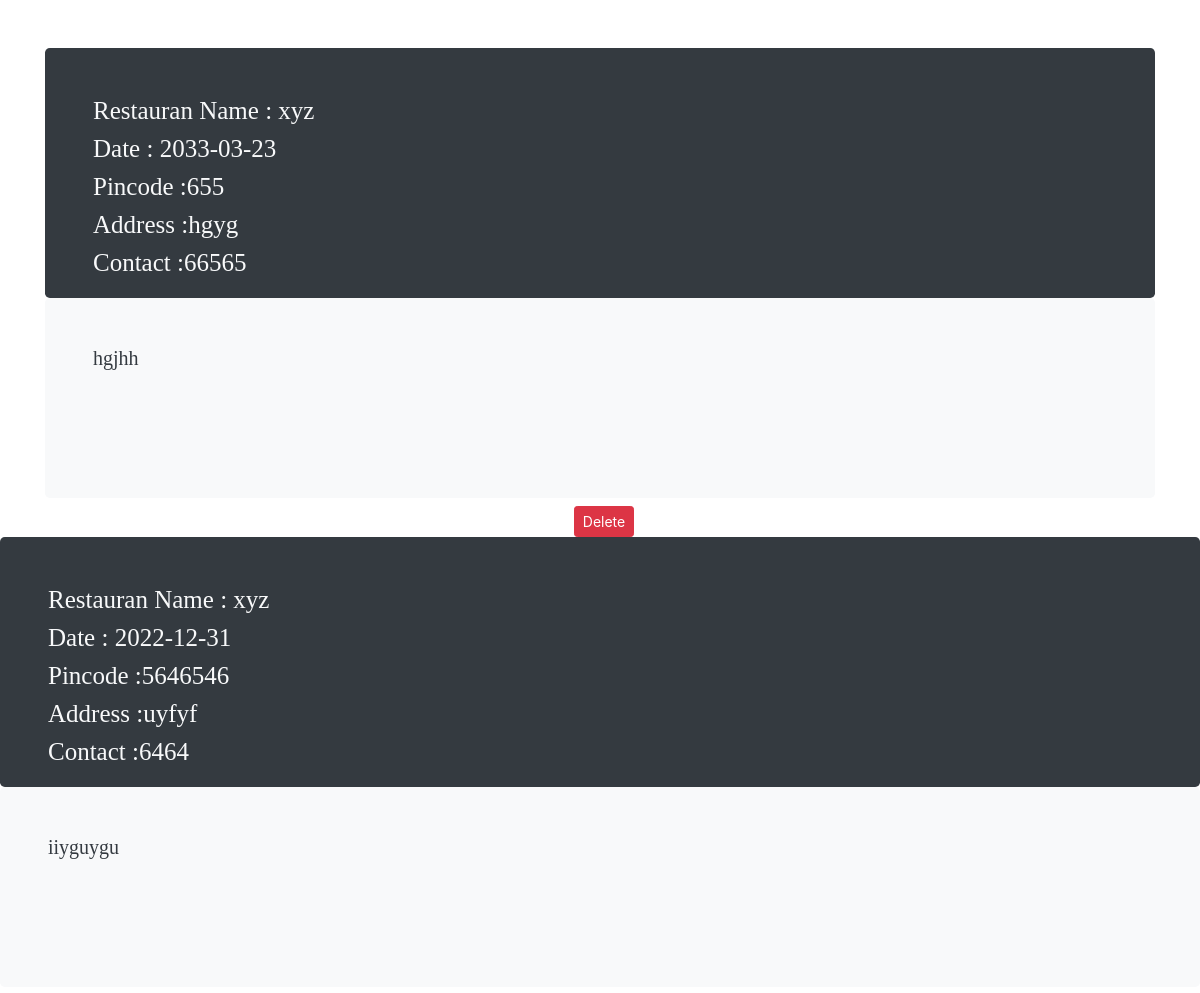
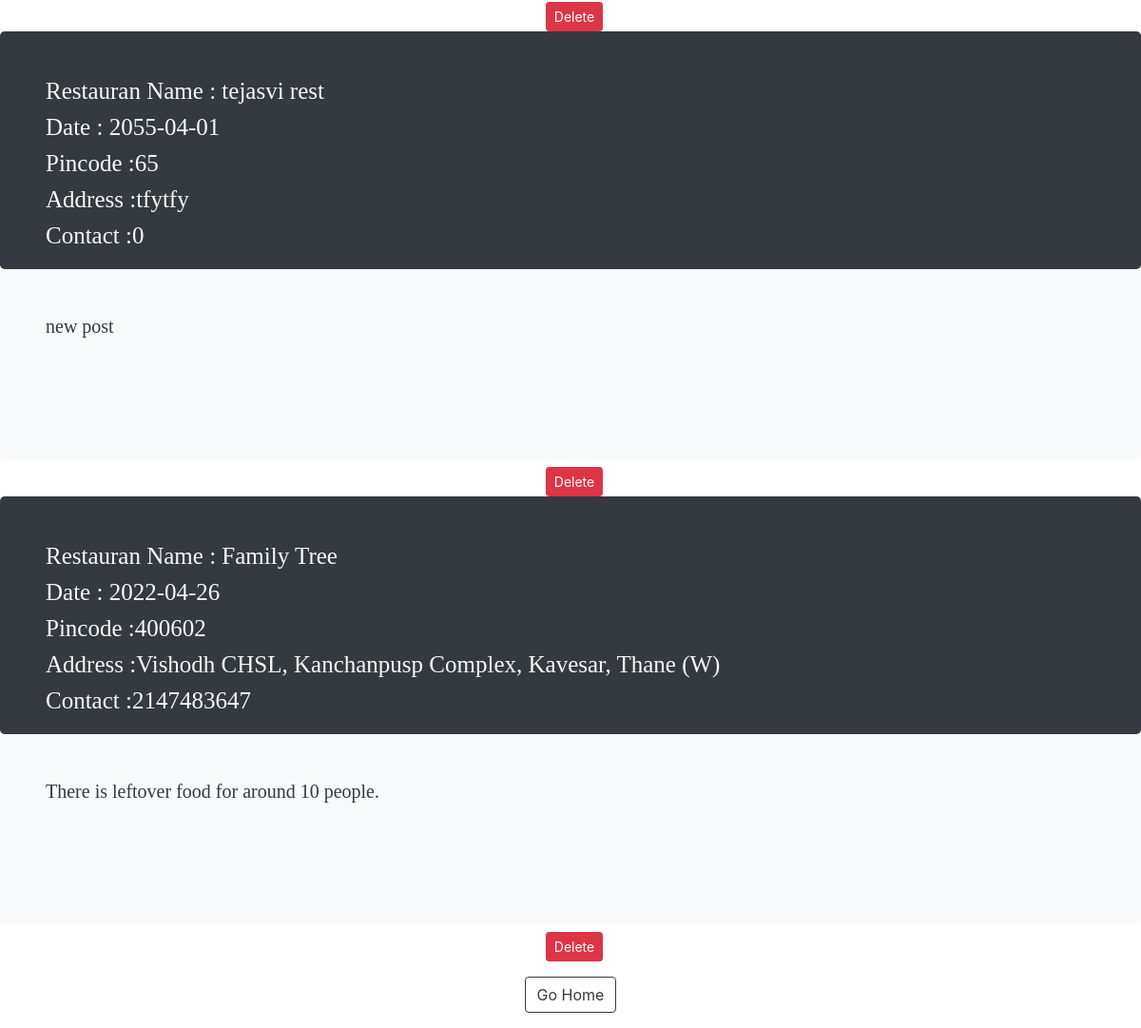
The page /view.php on the database its author committed (2 pictures, top to bottom).
### tables this page shows
CREATE TABLE `data` (
  `id` int(11) NOT NULL,
  `username` text NOT NULL,
  `restname` varchar(50) NOT NULL,
  `Dateofpost` date NOT NULL,
  `pincode` int(50) NOT NULL,
  `address` varchar(250) NOT NULL,
  `contact` int(50) NOT NULL,
  `post` longtext NOT NULL
);

### logic.php (called while the page is built, shortened)
<?php
    $conn = mysqli_connect("localhost:3308", "root", "", "foodpost");
    $sql = "SELECT * FROM data";
    $query = mysqli_query($conn, $sql);
?>

### view.php (the view, shortened to what this page needs)
<?php
    include "logic.php";
?>
<!DOCTYPE html>
<html lang="en">
<head>
    <link rel="stylesheet" href="https://stackpath.bootstrapcdn.com/bootstrap/4.5.2/css/bootstrap.min.css">
    <link rel="stylesheet" type="text/css" href="rest_post1.css">
</head>
<body>
   <div class="container mt-5 pot">
        <?php foreach($query as $q){?>
            <div class="pv bg-dark p-5 rounded-lg text-light text-center">
                <h1 class="restname">Restauran Name : <?php echo $q['restname'];?></h1>
                 <h1 class="dat">Date : <?php echo $q['Dateofpost'];?></h1>
                 <h1 class="pincode">Pincode :<?php echo $q['pincode'];?></h1>
                 <h1 class="address">Address :<?php echo $q['address'];?></h1>
                <h1 class="contact">Contact :<?php echo $q['contact'];?></h1>
            </div>
            <div class="pd bg-light p-5 rounded-lg text-dark text-center">
                                <h1 class="postdata"><?php echo $q['post'];?></h1>
            </div>
                <div class="d-flex mt-2 justify-content-center align-items-center">
                    <form method="POST">
                        <button class="btn btn-danger btn-sm ml-2" name="delete">Delete</button>
                    </form>
                </div>
            </div>
        <?php } ?>
        <div class="text-center">
                    <a href="restaurant_home.php" class="btn btn-outline-dark my-3" >Go Home</a>
        </div>
</body>
</html>

### rest_post1.css (style rules this page uses)
.pv { text-align: center; font-family: plane; height: 250px; }
.pd { height: 200px; }
h1.restname { font-size: 25px; text-align: left; }
h1.dat { font-size: 25px; text-align: left; text-align: left; }
h1.pincode { font-size: 25px; text-align: left; }
h1.address { font-size: 25px; text-align: left; }
h1.contact { font-size: 25px; text-align: left; }
h1.postdata { font-family: oldtown; font-size: 20px; text-align: left; }

### rows shown on the page
data: restname "xyz", Dateofpost "2033-03-23", pincode "655", address "hgyg", contact "66565", post "hgjhh"
data: restname "xyz", Dateofpost "2022-12-31", pincode "5646546", address "uyfyf", contact "6464", post "iiyguygu"
data: restname "tejasvi rest", Dateofpost "2055-04-01", pincode "65", address "tfytfy", contact "0", post "new post"
data: restname "Family Tree", Dateofpost "2022-04-26", pincode "400602", address "Vishodh CHSL, Kanchanpusp Complex, Kavesar, Thane (W)", contact "2147483647", post "There is leftover food for around 10 people."
